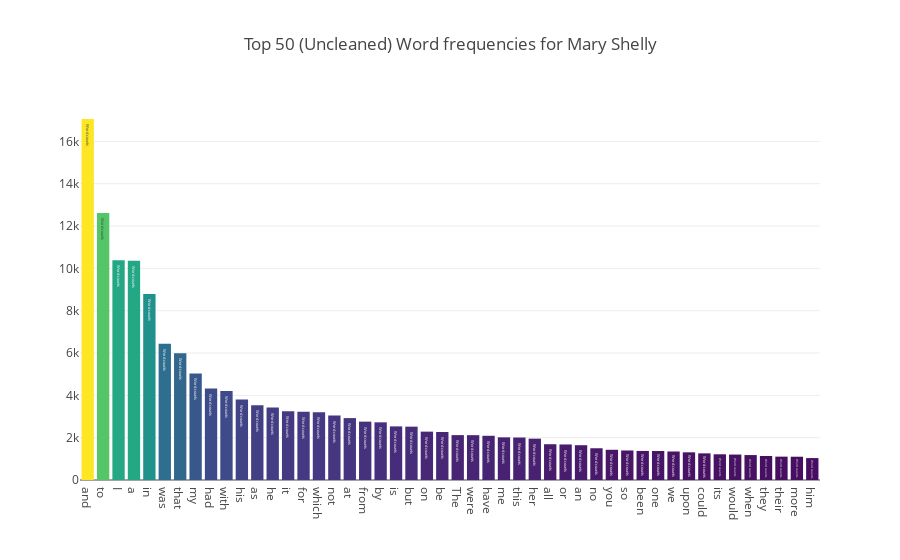

This figure's notebook cell:
### Code cell
data = [go.Bar(
    x = eap_words.index.values[2:50],
    y = eap_words.values[2:50],
    marker = dict(colorscale='Viridis',color = eap_words.values[2:100]
                 ),
    text = 'Word counts'
    )]
layout = go.Layout(
title = "Top 50 (Uncleaned) Word frequencies for Mary Shelly")

fig = go.Figure(data = data,layout = layout)

py.iplot(fig, filename='basic_bar')

### Figure 1 — Plotly figure (JSON) as saved in the notebook; plotly's stock layout.template omitted (floating-point values rounded to 4 significant figures)
{"data": [{"marker": {"color": [17059, 12615, 10382, 10359, 8787, 6440, 5988, 5037, 4324, 4207, 3802, 3528, 3422, 3247, 3227, 3203, 3048, 2925, 2758, 2725, 2533, 2521, 2285, 2268, 2121, 2118, 2089, 2015, 2007, 1953, 1691, 1679, 1644, 1500, 1428, 1395, 1373, 1372, 1347, 1308, 1259, 1215, 1202, 1178, 1134, 1104, 1100, 1036, 992, 957, 954, 929, 925, 924, 915, 901, 880, 873, 863, 861, 829, 823, 814, 751, 713, 707, 701, 648, 645, 645, 638, 624, 623, 600, 595, 592, 576, 575, 574, 565, 550, 545, 539, 534, 532, 531, 527, 527, 526, 503, 502, 497, 493, 493, 491, 488, 486, 482], "colorscale": "Viridis"}, "text": "Word counts", "type": "bar", "x": ["and", "to", "I", "a", "in", "was", "that", "my", "had", "with", "his", "as", "he", "it", "for", "which", "not", "at", "from", "by", "is", "but", "on", "be", "The", "were", "have", "me", "this", "her", "all", "or", "an", "no", "you", "so", "been", "one", "we", "upon", "could", "its", "would", "when", "they", "their", "more", "him"], "y": [17059, 12615, 10382, 10359, 8787, 6440, 5988, 5037, 4324, 4207, 3802, 3528, 3422, 3247, 3227, 3203, 3048, 2925, 2758, 2725, 2533, 2521, 2285, 2268, 2121, 2118, 2089, 2015, 2007, 1953, 1691, 1679, 1644, 1500, 1428, 1395, 1373, 1372, 1347, 1308, 1259, 1215, 1202, 1178, 1134, 1104, 1100, 1036]}], "layout": {"title": "Top 50 (Uncleaned) Word frequencies for Mary Shelly"}}
